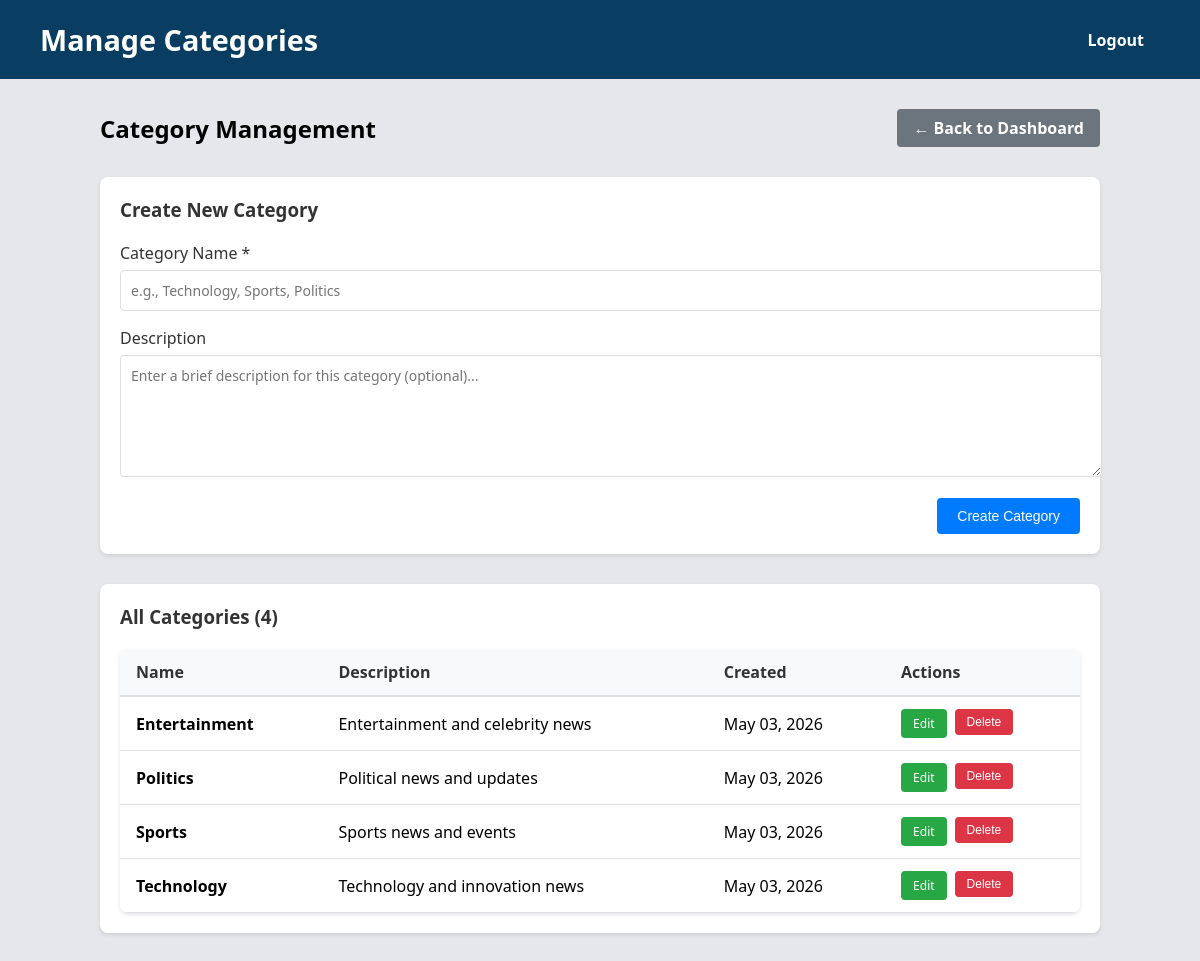
Screenshot of /manage_categories.php (signed in) with the database file from the repository.
### tables this page shows
CREATE TABLE IF NOT EXISTS categories (
  id INT AUTO_INCREMENT PRIMARY KEY,
  name VARCHAR(100) NOT NULL UNIQUE,
  description TEXT,
  created_at TIMESTAMP NOT NULL DEFAULT CURRENT_TIMESTAMP
);

### manage_categories.php (the view, shortened to what this page needs)
<?php
require 'db.php';
$categories = [];
$result = $conn->query("SELECT id, name, description, created_at FROM categories ORDER BY name ASC");
if ($result) {
    while ($row = $result->fetch_assoc()) {
        $categories[] = $row;
    }
}
$editCategory = null;
?>
<!DOCTYPE html>
<html lang="en">
<head>
    <link rel="stylesheet" href="style.css">
</head>
<body>
    <header>
        <h1>Manage Categories</h1>
        <div class="logout">
            <a href="logout.php">Logout</a>
        </div>
    </header>
    <div class="manage-categories-container">
        <div class="categories-header">
            <h2>Category Management</h2>
            <a href="admin_dashboard.php" class="back-link">← Back to Dashboard</a>
        </div>
        <div class="form-section">
            <h3><?php echo $editCategory ? 'Edit Category' : 'Create New Category'; ?></h3>
            <form method="POST" action="manage_categories.php">
                <div class="form-group">
                    <label for="name">Category Name *</label>
                    <input type="text" id="name" name="name" required maxlength="100"
                           value="<?php echo htmlspecialchars($editCategory['name'] ?? ''); ?>"
                           placeholder="e.g., Technology, Sports, Politics">
                </div>
                <div class="form-group">
                    <label for="description">Description</label>
                    <textarea id="description" name="description"
                              placeholder="Enter a brief description for this category (optional)..."><?php echo htmlspecialchars($editCategory['description'] ?? ''); ?></textarea>
                </div>
                <div class="form-actions">
                    <button type="submit" name="save_category" class="btn btn-primary">
                        <?php echo $editCategory ? 'Update Category' : 'Create Category'; ?>
                    </button>
                </div>
            </form>
        </div>
        <div class="form-section">
            <h3>All Categories (<?php echo count($categories); ?>)</h3>
            <?php if (empty($categories)): ?>
                <div class="empty-state">
                    <p>No categories found. Create your first category above.</p>
                </div>
            <?php else: ?>
                <table class="categories-table">
                    <thead>
                        <tr>
                            <th>Name</th>
                            <th>Description</th>
                            <th>Created</th>
                            <th>Actions</th>
                        </tr>
                    </thead>
                    <tbody>
                        <?php foreach ($categories as $cat): ?>
                            <tr>
                                <td><strong><?php echo htmlspecialchars($cat['name']); ?></strong></td>
                                <td><?php echo htmlspecialchars($cat['description'] ?? '-'); ?></td>
                                <td><?php echo date('M d, Y', strtotime($cat['created_at'])); ?></td>
                                <td>
                                    <div class="table-actions">
                                        <a href="manage_categories.php?edit_id=<?php echo $cat['id']; ?>" class="btn btn-sm btn-edit">Edit</a>
                                        <form method="POST" style="display: inline;" onsubmit="return confirm('Are you sure you want to delete this category?');">
                                            <button type="submit" name="delete_category" class="btn btn-sm btn-delete">Delete</button>
                                        </form>
                                    </div>
                                </td>
                            </tr>
                        <?php endforeach; ?>
                    </tbody>
                </table>
            <?php endif; ?>
        </div>
    </div>
</body>
</html>

### style.css (style rules this page uses)
body { font-family: 'Segoe UI', Tahoma, Geneva, Verdana, sans-serif; background: #e5e7eb; margin: 0; }
header { background-color: #0a3d62; color: #fff; padding: 20px 40px; display: flex; justify-content: space-between; align-items: center; }
header h1 { margin: 0; font-size: 1.8rem; }
header .logout a { color: #fff; background-color: #0a3d62; padding: 8px 16px; border-radius: 8px; text-decoration: none; font-weight: 600; transition: background 0.3s; }
.back-link { color: #1e40af; text-decoration: none; font-weight: 600; }

### manage_categories.php (style rules this page uses)
.manage-categories-container { max-width: 1000px; margin: 30px auto; padding: 0 20px; }
.categories-header { display: flex; justify-content: space-between; align-items: center; margin-bottom: 30px; flex-wrap: wrap; gap: 20px; }
.categories-header h2 { margin: 0; }
.back-link { display: inline-block; padding: 8px 16px; background: #6c757d; color: white; text-decoration: none; border-radius: 4px; transition: background 0.3s; }
.form-section { background: white; padding: 20px; border-radius: 8px; box-shadow: 0 2px 4px rgba(0,0,0,0.1); margin-bottom: 30px; }
.form-section h3 { margin-top: 0; margin-bottom: 20px; color: #333; }
.form-group { margin-bottom: 16px; }
.form-group label { display: block; margin-bottom: 6px; font-weight: 500; color: #333; }
.form-group input, .form-group textarea { width: 100%; padding: 10px; border: 1px solid #ddd; border-radius: 4px; font-size: 14px; font-family: inherit; }
.form-group textarea { resize: vertical; min-height: 100px; }
.form-actions { display: flex; gap: 10px; justify-content: flex-end; }
.btn { padding: 10px 20px; border: none; border-radius: 4px; font-size: 14px; cursor: pointer; transition: background 0.3s; }
.btn-primary { background: #007bff; color: white; }
.categories-table { width: 100%; border-collapse: collapse; background: white; border-radius: 8px; overflow: hidden; box-shadow: 0 2px 4px rgba(0,0,0,0.1); }
.categories-table thead { background: #f8f9fa; }
.categories-table th { padding: 12px 16px; text-align: left; font-weight: 600; color: #333; border-bottom: 2px solid #dee2e6; }
.categories-table td { padding: 12px 16px; border-bottom: 1px solid #dee2e6; }
.table-actions { display: flex; gap: 8px; }
.btn-sm { padding: 6px 12px; font-size: 12px; }
.btn-edit { background: #28a745; color: white; text-decoration: none; display: inline-block; border-radius: 4px; transition: background 0.3s; }
.btn-delete { background: #dc3545; color: white; border: none; cursor: pointer; border-radius: 4px; transition: background 0.3s; }

### rows the page displays
categories: name "Entertainment", description "Entertainment and celebrity news", created_at "May 03, 2026"
categories: name "Politics", description "Political news and updates", created_at "May 03, 2026"
categories: name "Sports", description "Sports news and events", created_at "May 03, 2026"
categories: name "Technology", description "Technology and innovation news", created_at "May 03, 2026"

### other values shown
count($categories) "4"
